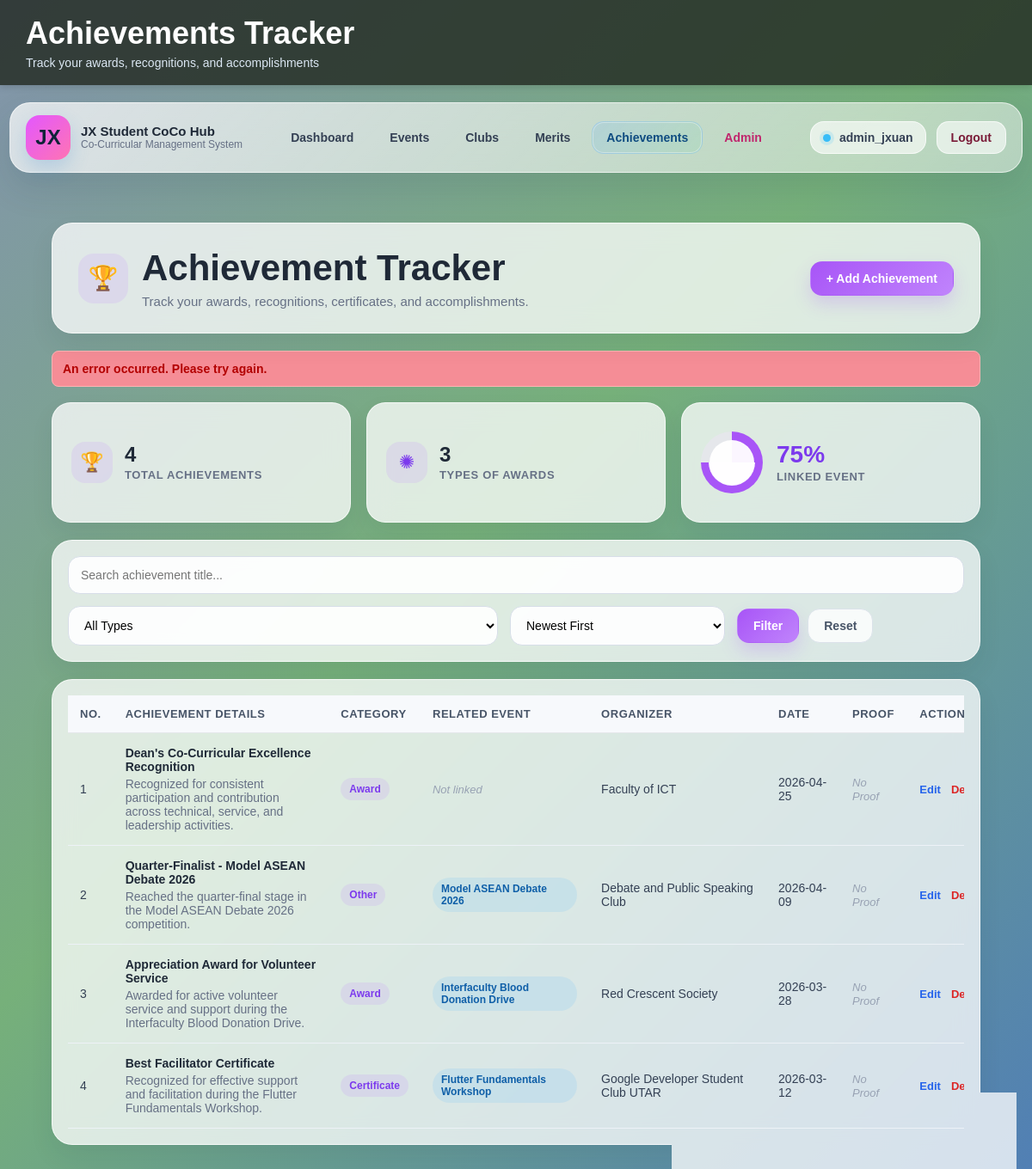
Screenshot of /achievement/achievement_list.php?status=error (signed in) with the database file from the repository.
### tables this page shows
CREATE TABLE `achievements` (
  `achievement_id` int(11) NOT NULL,
  `user_id` int(11) NOT NULL,
  `title` varchar(150) NOT NULL,
  `achievement_type` varchar(100) NOT NULL,
  `organizer` varchar(150) NOT NULL,
  `date_achieved` date NOT NULL,
  `description` text NOT NULL,
  `certificate_file` varchar(255) NOT NULL,
  `created_at` timestamp NOT NULL DEFAULT current_timestamp(),
  `updated_at` timestamp NOT NULL DEFAULT current_timestamp() ON UPDATE current_timestamp(),
  `event_id` int(11) DEFAULT NULL
);

CREATE TABLE `events` (
  `event_id` int(11) NOT NULL,
  `user_id` int(11) NOT NULL,
  `event_title` varchar(150) NOT NULL,
  `event_type` varchar(100) DEFAULT NULL,
  `organizer` varchar(150) NOT NULL,
  `event_date` date NOT NULL,
  `location` varchar(150) NOT NULL,
  `description` text DEFAULT NULL,
  `created_at` timestamp NOT NULL DEFAULT current_timestamp(),
  `club_id` int(11) DEFAULT NULL
);

### achievement/achievement_list.php (the view, shortened to what this page needs)
<?php
include("../db.php");
$user_id = $_SESSION['user_id'];
$status_message = "";
$status_type = "";
if (isset($_GET['status'])) {
    if ($_GET['status'] == "added") {
        $status_message = "Achievement added successfully.";
        $status_type = "success";
    } elseif ($_GET['status'] == "updated") {
        $status_message = "Achievement updated successfully.";
        $status_type = "success";
    } elseif ($_GET['status'] == "deleted") {
        $status_message = "Achievement deleted successfully.";
        $status_type = "success";
    } elseif ($_GET['status'] == "error") {
        $status_message = "An error occurred. Please try again.";
        $status_type = "error";
    }
}
$search = $_GET['search'] ?? "";
$sort = $_GET['sort'] ?? "DESC";
$query = "
    SELECT achievements.*, events.event_title AS related_event_title
    FROM achievements
    LEFT JOIN events ON achievements.event_id = events.event_id
    WHERE achievements.user_id='$user_id'
";
$query .= " ORDER BY achievements.date_achieved $sort";
$result = mysqli_query($con, $query);
include("../partials/header.php");
include("../partials/navbar.php");
?>
<div class="container module-shell achievement-shell">
    <?php
       $total_achievements = 0;
        $total_types = [];
        $linked_count = 0;
        $unlinked_count = 0;
        $link_percent = 0;
        $stats_query = "SELECT achievement_type, event_id FROM achievements WHERE user_id='$user_id'";
        $stats_result = mysqli_query($con, $stats_query);
        if ($stats_result && mysqli_num_rows($stats_result) > 0) {
            while ($stats_row = mysqli_fetch_assoc($stats_result)) {
                $total_achievements++;
                if (!empty($stats_row['achievement_type'])) {
                    $total_types[$stats_row['achievement_type']] = true;
                }
                if (!empty($stats_row['event_id'])) {
                    $linked_count++;
                } else {
                    $unlinked_count++;
                }
            }
        }
        $type_count = count($total_types);
        if ($total_achievements > 0) {
            $link_percent = round(($linked_count / $total_achievements) * 100);
        }
    ?>
    <section class="module-hero module-hero-achievement">
        <div class="module-hero-main">
            <div class="module-hero-icon achievement-accent-soft">🏆</div>
            <div class="module-hero-text-wrap">
                <h2>Achievement Tracker</h2>
                <p>Track your awards, recognitions, certificates, and accomplishments.</p>
            </div>
        </div>
        <div class="module-hero-actions">
            <a href="achievement_add.php" class="module-btn module-btn-primary achievement-accent-btn">+ Add Achievement</a>
        </div>
    </section>
    <?php if (!empty($status_message)) { ?>
        <div class="message <?php echo $status_type; ?> module-status-message">
            <?php echo $status_message; ?>
        </div>
    <?php } ?>
    <section class="module-stats-grid">
        <div class="module-stat-card">
            <div class="module-stat-icon achievement-accent-soft">🏆</div>
            <div>
                <h3><?php echo $total_achievements; ?></h3>
                <p>Total Achievements</p>
            </div>
        </div>
        <div class="module-stat-card">
            <div class="module-stat-icon achievement-accent-soft">✺</div>
            <div>
                <h3><?php echo $type_count; ?></h3>
                <p>Types of Awards</p>
            </div>
        </div>
        <div class="module-stat-card achievement-linkage-mini-card">
            <div class="achievement-linkage-mini-arc" style="--p: <?php echo $link_percent; ?>;"></div>
            <div class="achievement-linkage-mini-text">
                <h3><?php echo $link_percent; ?>%</h3>
                <p>Linked Event</p>
            </div>
        </div>
    </section>
    <section class="module-filter-card">
        <form method="GET" action="achievement_list.php" class="module-filter-form">
            <div class="module-filter-full">
                <input type="text" name="search" value="<?php echo htmlspecialchars($search); ?>" placeholder="Search achievement title...">
            </div>
            <div>
                <select name="type">
                    <option value="">All Types</option>
                </select>
            </div>
            <div>
                <select name="sort">
                    <option value="DESC" <?php if($sort=="DESC") echo "selected"; ?>>Newest First</option>
                </select>
            </div>
            <div class="module-filter-actions">
                <button type="submit" class="module-btn module-btn-primary achievement-accent-btn">Filter</button>
                <a href="achievement_list.php" class="module-btn module-btn-secondary">Reset</a>
            </div>
        </form>
    </section>
    <section class="module-content-card">
        <?php if(mysqli_num_rows($result) > 0) { ?>
            <div class="module-table-wrap">
                <table class="module-table">
                    <thead>
                        <tr>
                            <th>No.</th>
                            <th>Achievement Details</th>
                            <th>Category</th>
                            <th>Related Event</th>
                            <th>Organizer</th>
                            <th>Date</th>
                            <th>Proof</th>
                            <th>Actions</th>
                        </tr>
                    </thead>
                    <tbody>
                        <?php $count = 1; while($row = mysqli_fetch_assoc($result)) { ?>
                        <tr>
                            <td><?php echo $count++; ?></td>
                            <td>
                                <div class="achievement-title-block">
                                    <strong class="module-title-cell"><?php echo htmlspecialchars($row['title']); ?></strong>
                                    <div class="module-description-cell"><?php echo htmlspecialchars($row['description']); ?></div>
                                </div>
                            </td>
                            <td>
                                <span class="module-tag achievement-tag"><?php echo htmlspecialchars($row['achievement_type']); ?></span>
                            </td>
                            <td>
                                <?php if (!empty($row['related_event_title'])) { ?>
                                    <span class="module-tag event-tag"><?php echo htmlspecialchars($row['related_event_title']); ?></span>
                                <?php } else { ?>
                                    <span class="achievement-proof-empty">Not linked</span>
                                <?php } ?>
                            </td>
                            <td><?php echo htmlspecialchars($row['organizer']); ?></td>
                            <td><?php echo htmlspecialchars($row['date_achieved']); ?></td>
                            <td>
                                <?php if(!empty($row['certificate_file'])) { ?>
                                    <a href="uploads/<?php echo $row['certificate_file']; ?>" target="_blank" class="achievement-proof-link">View File</a>
                                <?php } else { ?>
                                    <span class="achievement-proof-empty">No Proof</span>
                                <?php } ?>
                            </td>
                            <td>
                                <div class="module-action-links">
                                    <a href="achievement_edit.php?achievement_id=<?php echo $row['achievement_id']; ?>" class="module-action-link module-action-edit">Edit</a>
                                    <a href="achievement_delete.php?achievement_id=<?php echo $row['achievement_id']; ?>" class="module-action-link module-action-delete">Delete</a>
                                </div>
                            </td>
                        </tr>
                        <?php } ?>
                    </tbody>
                </table>
            </div>
        <?php } ?>
    </section>
</div>
</body>
</html>

### rows the page displays
achievements: title "Dean's Co-Curricular Excellence Recognition", description "Recognized for consistent participation and contribution across technical, service, and leadership activities.", achievement_type "Award", shows "Not linked", organizer "Faculty of ICT", date_achieved "2026-04-25", certificate_file "No Proof"
achievements: title "Quarter-Finalist - Model ASEAN Debate 2026", description "Reached the quarter-final stage in the Model ASEAN Debate 2026 competition.", achievement_type "Other", event.event_title "Model ASEAN Debate 2026", organizer "Debate and Public Speaking Club", date_achieved "2026-04-09", certificate_file "No Proof"
achievements: title "Appreciation Award for Volunteer Service", description "Awarded for active volunteer service and support during the Interfaculty Blood Donation Drive.", achievement_type "Award", event.event_title "Interfaculty Blood Donation Drive", organizer "Red Crescent Society", date_achieved "2026-03-28", certificate_file "No Proof"
achievements: title "Best Facilitator Certificate", description "Recognized for effective support and facilitation during the Flutter Fundamentals Workshop.", achievement_type "Certificate", event.event_title "Flutter Fundamentals Workshop", organizer "Google Developer Student Club UTAR", date_achieved "2026-03-12", certificate_file "No Proof"

### other values shown
$page_title "Achievements Tracker"
$page_subtitle "Track your awards, recognitions, and accomplishments"
$_SESSION['user_name'] "admin_jxuan"
$status_message "An error occurred. Please try again."
$total_achievements "4"
$type_count "3"
$link_percent "75"
